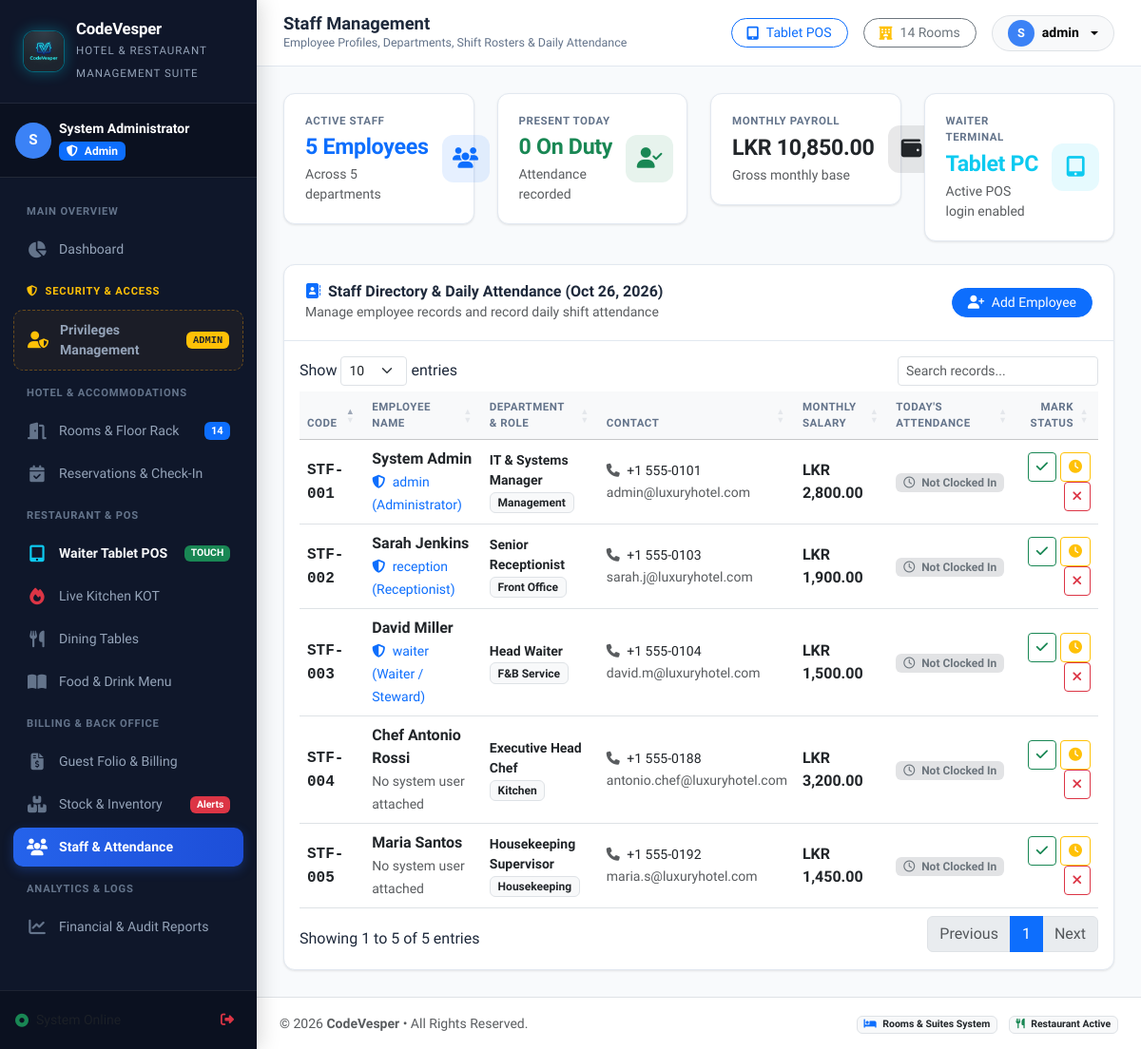
The app's page /staff.php (signed in), older data.
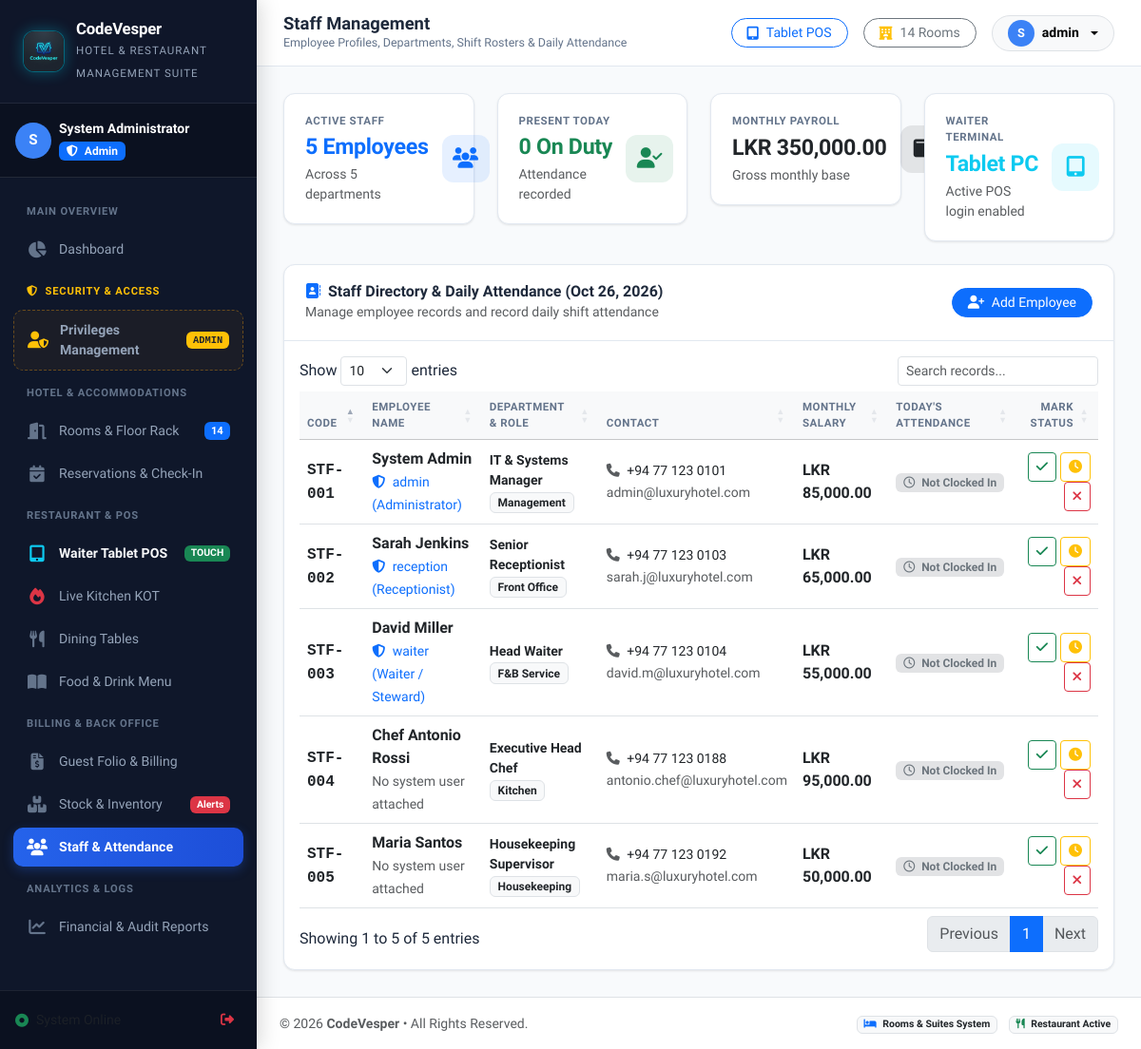
The same page, newer data.
### tables this page shows
CREATE TABLE `staff` (
  `id` int NOT NULL AUTO_INCREMENT,
  `user_id` int DEFAULT NULL,
  `staff_code` varchar(20) NOT NULL,
  `first_name` varchar(50) NOT NULL,
  `last_name` varchar(50) NOT NULL,
  `designation` varchar(50) NOT NULL,
  `department` enum('Management','Front Office','F&B Service','Kitchen','Housekeeping','Maintenance') NOT NULL,
  `phone` varchar(20) NOT NULL,
  `email` varchar(100) DEFAULT NULL,
  `salary` decimal(10,2) NOT NULL DEFAULT '0.00',
  `join_date` date NOT NULL,
  `status` enum('active','on_leave','terminated') DEFAULT 'active',
  PRIMARY KEY (`id`)  ,
  UNIQUE KEY `staff_code` (`staff_code`),
  KEY `user_id` (`user_id`),
  CONSTRAINT `staff_ibfk_1` FOREIGN KEY (`user_id`) REFERENCES `users` (`id`) ON DELETE SET NULL
);

CREATE TABLE `users` (
  `id` int NOT NULL AUTO_INCREMENT,
  `role_id` int NOT NULL,
  `full_name` varchar(100) NOT NULL,
  `username` varchar(50) NOT NULL,
  `password_hash` varchar(255) NOT NULL,
  `email` varchar(100) DEFAULT NULL,
  `phone` varchar(20) DEFAULT NULL,
  `avatar` varchar(255) DEFAULT 'default_avatar.png',
  `status` enum('active','inactive') DEFAULT 'active',
  `created_at` timestamp NOT NULL DEFAULT CURRENT_TIMESTAMP,
  PRIMARY KEY (`id`)  ,
  UNIQUE KEY `username` (`username`),
  KEY `role_id` (`role_id`),
  CONSTRAINT `users_ibfk_1` FOREIGN KEY (`role_id`) REFERENCES `roles` (`id`)
);

CREATE TABLE `roles` (
  `id` int NOT NULL AUTO_INCREMENT,
  `name` varchar(50) NOT NULL,
  `slug` varchar(50) NOT NULL,
  `description` varchar(255) DEFAULT NULL,
  `created_at` timestamp NOT NULL DEFAULT CURRENT_TIMESTAMP,
  PRIMARY KEY (`id`)  ,
  UNIQUE KEY `name` (`name`),
  UNIQUE KEY `slug` (`slug`)
);

### includes/functions.php (called while the page is built, shortened)
<?php
function formatMoney($amount): string {
    $symbol = defined('APP_CURRENCY') ? APP_CURRENCY : 'LKR ';
    return $symbol . number_format((float)$amount, 2);
}
function formatPhoneNumber(string $phone): string {
    $clean = trim($phone);
    $digits = preg_replace('/[^\d+]/', '', $clean);
    if (preg_match('/^0(7\d{8})$/', $digits, $m)) {
        return '+94 ' . substr($m[1], 0, 2) . ' ' . substr($m[1], 2, 3) . ' ' . substr($m[1], 5);
    }
    if (preg_match('/^(7\d{8})$/', $digits, $m)) {
        return '+94 ' . substr($m[1], 0, 2) . ' ' . substr($m[1], 2, 3) . ' ' . substr($m[1], 5);
    }
    if (preg_match('/^\+?94(7\d{8})$/', $digits, $m)) {
        return '+94 ' . substr($m[1], 0, 2) . ' ' . substr($m[1], 2, 3) . ' ' . substr($m[1], 5);
    }
    return $clean;
}

### staff.php (the view, shortened to what the rows shown need)
<?php
require_once __DIR__ . '/includes/header.php';
$db = getDbConnection();
$staffMembers = $db->query("
    SELECT s.*, u.username as user_account, r.name as role_name,
           sa.status as today_status, sa.clock_in, sa.clock_out
    FROM staff s
    LEFT JOIN users u ON s.user_id = u.id
    LEFT JOIN roles r ON u.role_id = r.id
    LEFT JOIN staff_attendance sa ON (sa.staff_id = s.id AND sa.attendance_date = CURDATE())
    ORDER BY s.id ASC
")->fetchAll();
?>
<div class="card-custom">
    <div class="p-3">
        <div class="table-responsive">
            <table class="table table-hover align-middle mb-0 datatable-init">
                <thead class="table-light small text-uppercase text-muted">
                    <tr>
                        <th>Code</th>
                        <th>Employee Name</th>
                        <th>Department & Role</th>
                        <th>Contact</th>
                        <th>Monthly Salary</th>
                        <th>Today's Attendance</th>
                        <th class="text-end">Mark Status</th>
                    </tr>
                </thead>
                <tbody>
                    <?php foreach ($staffMembers as $s):
                        $statusBadge = '<span class="badge bg-secondary-subtle text-secondary"><i class="fa-regular fa-clock me-1"></i> Not Clocked In</span>';
                    ?>
                    <tr>
                        <td>
                            <span class="font-monospace fw-bold text-dark"><?= htmlspecialchars($s['staff_code']) ?></span>
                        </td>
                        <td>
                            <div class="fw-bold text-dark"><?= htmlspecialchars($s['first_name'] . ' ' . $s['last_name']) ?></div>
                            <?php if ($s['user_account']): ?>
                                <small class="text-primary"><i class="fa-solid fa-shield-halved me-1"></i> <?= htmlspecialchars($s['user_account']) ?> (<?= htmlspecialchars($s['role_name']) ?>)</small>
                            <?php else: ?>
                                <small class="text-muted">No system user attached</small>
                            <?php endif; ?>
                        </td>
                        <td>
                            <div class="fw-semibold text-dark small"><?= htmlspecialchars($s['designation']) ?></div>
                            <span class="badge bg-light text-dark border"><?= htmlspecialchars($s['department']) ?></span>
                        </td>
                        <td>
                            <div class="small text-dark"><i class="fa-solid fa-phone me-1 text-muted"></i> <?= htmlspecialchars(formatPhoneNumber($s['phone'])) ?></div>
                            <small class="text-muted"><?= htmlspecialchars($s['email'] ?? '-') ?></small>
                        </td>
                        <td>
                            <span class="fw-bold text-dark"><?= formatMoney($s['salary']) ?></span>
                        </td>
                        <td>
                            <?= $statusBadge ?>
                        </td>
                        <td class="text-end">
                            <form method="POST" class="d-inline-flex gap-1">
                                <button type="submit" class="btn btn-sm btn-outline-success py-1 px-2" title="Mark Present">
                                    <i class="fa-solid fa-check"></i>
                                </button>
                            </form>
                            <form method="POST" class="d-inline-flex gap-1">
                                <button type="submit" class="btn btn-sm btn-outline-warning py-1 px-2" title="Mark Late">
                                    <i class="fa-solid fa-clock"></i>
                                </button>
                            </form>
                            <form method="POST" class="d-inline-flex gap-1">
                                <button type="submit" class="btn btn-sm btn-outline-danger py-1 px-2" title="Mark Absent">
                                    <i class="fa-solid fa-xmark"></i>
                                </button>
                            </form>
                        </td>
                    </tr>
                    <?php endforeach; ?>
                </tbody>
            </table>
        </div>
    </div>
</div>
<?php require_once __DIR__ . '/includes/footer.php'; ?>

Row changes from the older to the newer data that the page shows:
changed staff "STF-001": phone "+1 555-0101" → "+94 77 123 0101"; salary "LKR 2,800.00" → "LKR 85,000.00"
changed staff "STF-002": phone "+1 555-0103" → "+94 77 123 0103"; salary "LKR 1,900.00" → "LKR 65,000.00"
changed staff "STF-003": phone "+1 555-0104" → "+94 77 123 0104"; salary "LKR 1,500.00" → "LKR 55,000.00"
changed staff "STF-004": phone "+1 555-0188" → "+94 77 123 0188"; salary "LKR 3,200.00" → "LKR 95,000.00"
changed staff "STF-005": phone "+1 555-0192" → "+94 77 123 0192"; salary "LKR 1,450.00" → "LKR 50,000.00"
Text that changed along with them:
formatMoney($totalSalary): "LKR 10,850.00" → "LKR 350,000.00"
